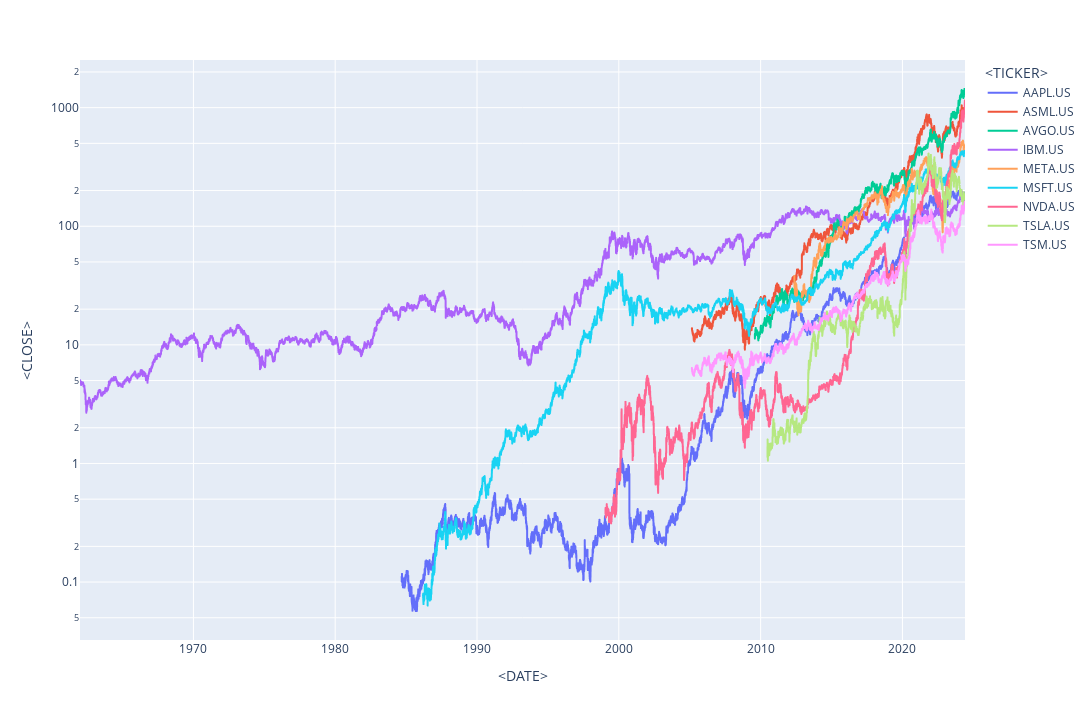

The code cell stored with this chart in its notebook:
### Code cell
plx.line(
    data_frame=tables[tables['<TICKER>'].isin(sample_companies)], 
    x='<DATE>', 
    y='<CLOSE>', 
    color='<TICKER>',
    log_y=True,
    height=720,
    width=1280
)

### Figure 1 — Plotly figure (JSON) as saved in the notebook; plotly's stock layout.template omitted (floating-point values rounded to 4 significant figures; data arrays with more than 128 entries replaced by an {"elided": "..."} marker saying what was removed)
{"data": [{"hovertemplate": "<TICKER>=AAPL.US<br><DATE>=%{x}<br><CLOSE>=%{y}<extra></extra>", "legendgroup": "AAPL.US", "line": {"color": "#636efa", "dash": "solid"}, "marker": {"symbol": "circle"}, "mode": "lines", "name": "AAPL.US", "showlegend": true, "type": "scattergl", "x": {"elided": "10013 str values"}, "xaxis": "x", "y": {"elided": "10013 float values"}, "yaxis": "y"}, {"hovertemplate": "<TICKER>=ASML.US<br><DATE>=%{x}<br><CLOSE>=%{y}<extra></extra>", "legendgroup": "ASML.US", "line": {"color": "#EF553B", "dash": "solid"}, "marker": {"symbol": "circle"}, "mode": "lines", "name": "ASML.US", "showlegend": true, "type": "scattergl", "x": {"elided": "4848 str values"}, "xaxis": "x", "y": {"elided": "4848 float values"}, "yaxis": "y"}, {"hovertemplate": "<TICKER>=AVGO.US<br><DATE>=%{x}<br><CLOSE>=%{y}<extra></extra>", "legendgroup": "AVGO.US", "line": {"color": "#00cc96", "dash": "solid"}, "marker": {"symbol": "circle"}, "mode": "lines", "name": "AVGO.US", "showlegend": true, "type": "scattergl", "x": {"elided": "3730 str values"}, "xaxis": "x", "y": {"elided": "3730 float values"}, "yaxis": "y"}, {"hovertemplate": "<TICKER>=IBM.US<br><DATE>=%{x}<br><CLOSE>=%{y}<extra></extra>", "legendgroup": "IBM.US", "line": {"color": "#ab63fa", "dash": "solid"}, "marker": {"symbol": "circle"}, "mode": "lines", "name": "IBM.US", "showlegend": true, "type": "scattergl", "x": {"elided": "15706 str values"}, "xaxis": "x", "y": {"elided": "15706 float values"}, "yaxis": "y"}, {"hovertemplate": "<TICKER>=META.US<br><DATE>=%{x}<br><CLOSE>=%{y}<extra></extra>", "legendgroup": "META.US", "line": {"color": "#FFA15A", "dash": "solid"}, "marker": {"symbol": "circle"}, "mode": "lines", "name": "META.US", "showlegend": true, "type": "scattergl", "x": {"elided": "3028 str values"}, "xaxis": "x", "y": {"elided": "3028 float values"}, "yaxis": "y"}, {"hovertemplate": "<TICKER>=MSFT.US<br><DATE>=%{x}<br><CLOSE>=%{y}<extra></extra>", "legendgroup": "MSFT.US", "line": {"color": "#19d3f3", "dash": "solid"}, "marker": {"symbol": "circle"}, "mode": "lines", "name": "MSFT.US", "showlegend": true, "type": "scattergl", "x": {"elided": "9630 str values"}, "xaxis": "x", "y": {"elided": "9630 float values"}, "yaxis": "y"}, {"hovertemplate": "<TICKER>=NVDA.US<br><DATE>=%{x}<br><CLOSE>=%{y}<extra></extra>", "legendgroup": "NVDA.US", "line": {"color": "#FF6692", "dash": "solid"}, "marker": {"symbol": "circle"}, "mode": "lines", "name": "NVDA.US", "showlegend": true, "type": "scattergl", "x": {"elided": "6380 str values"}, "xaxis": "x", "y": {"elided": "6380 float values"}, "yaxis": "y"}, {"hovertemplate": "<TICKER>=TSLA.US<br><DATE>=%{x}<br><CLOSE>=%{y}<extra></extra>", "legendgroup": "TSLA.US", "line": {"color": "#B6E880", "dash": "solid"}, "marker": {"symbol": "circle"}, "mode": "lines", "name": "TSLA.US", "showlegend": true, "type": "scattergl", "x": {"elided": "3505 str values"}, "xaxis": "x", "y": {"elided": "3505 float values"}, "yaxis": "y"}, {"hovertemplate": "<TICKER>=TSM.US<br><DATE>=%{x}<br><CLOSE>=%{y}<extra></extra>", "legendgroup": "TSM.US", "line": {"color": "#FF97FF", "dash": "solid"}, "marker": {"symbol": "circle"}, "mode": "lines", "name": "TSM.US", "showlegend": true, "type": "scattergl", "x": {"elided": "4848 str values"}, "xaxis": "x", "y": {"elided": "4848 float values"}, "yaxis": "y"}], "layout": {"height": 720, "legend": {"title": {"text": "<TICKER>"}, "tracegroupgap": 0}, "margin": {"t": 60}, "width": 1280, "xaxis": {"anchor": "y", "domain": [0, 1], "title": {"text": "<DATE>"}}, "yaxis": {"anchor": "x", "domain": [0, 1], "title": {"text": "<CLOSE>"}, "type": "log"}}}
